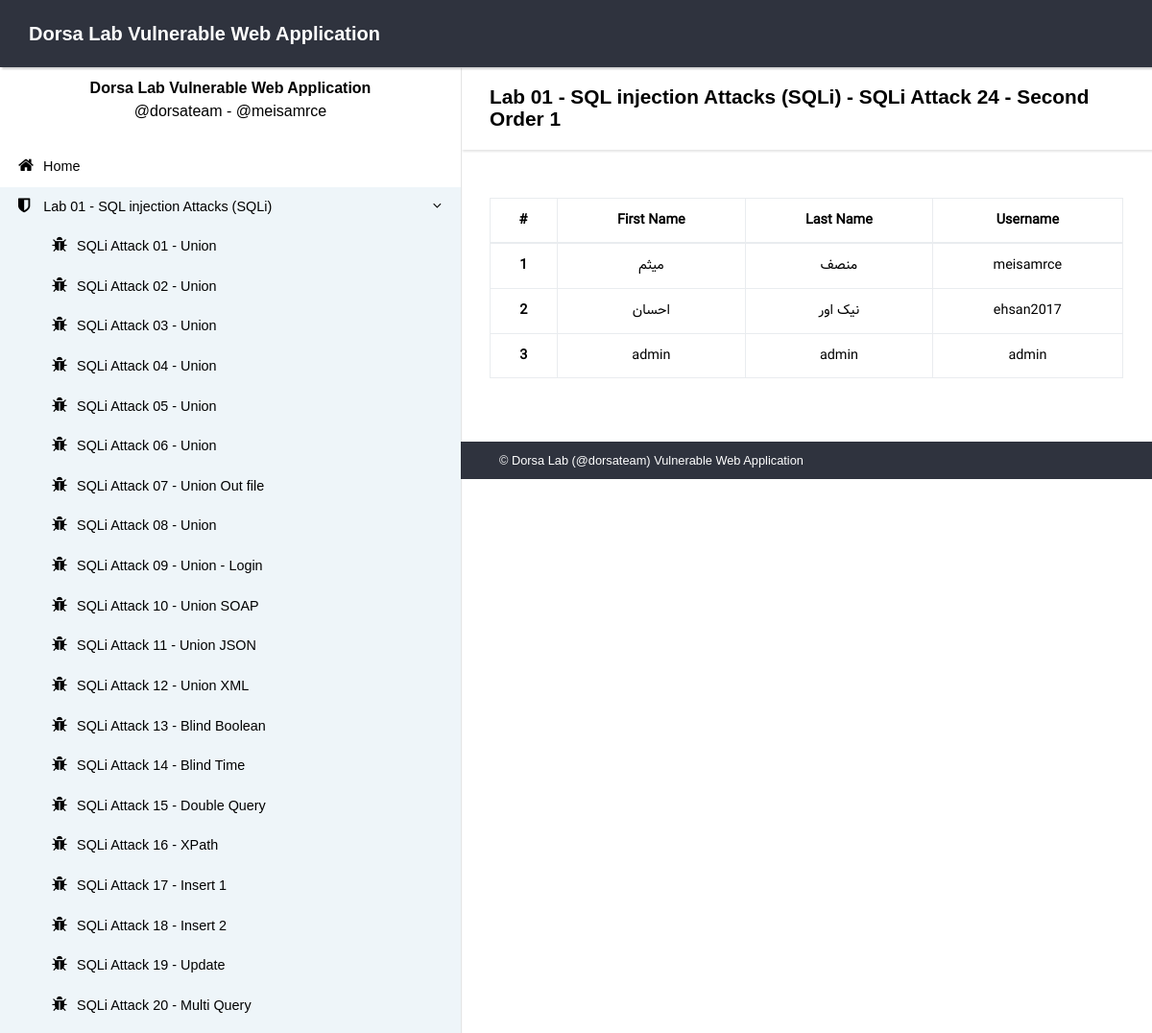
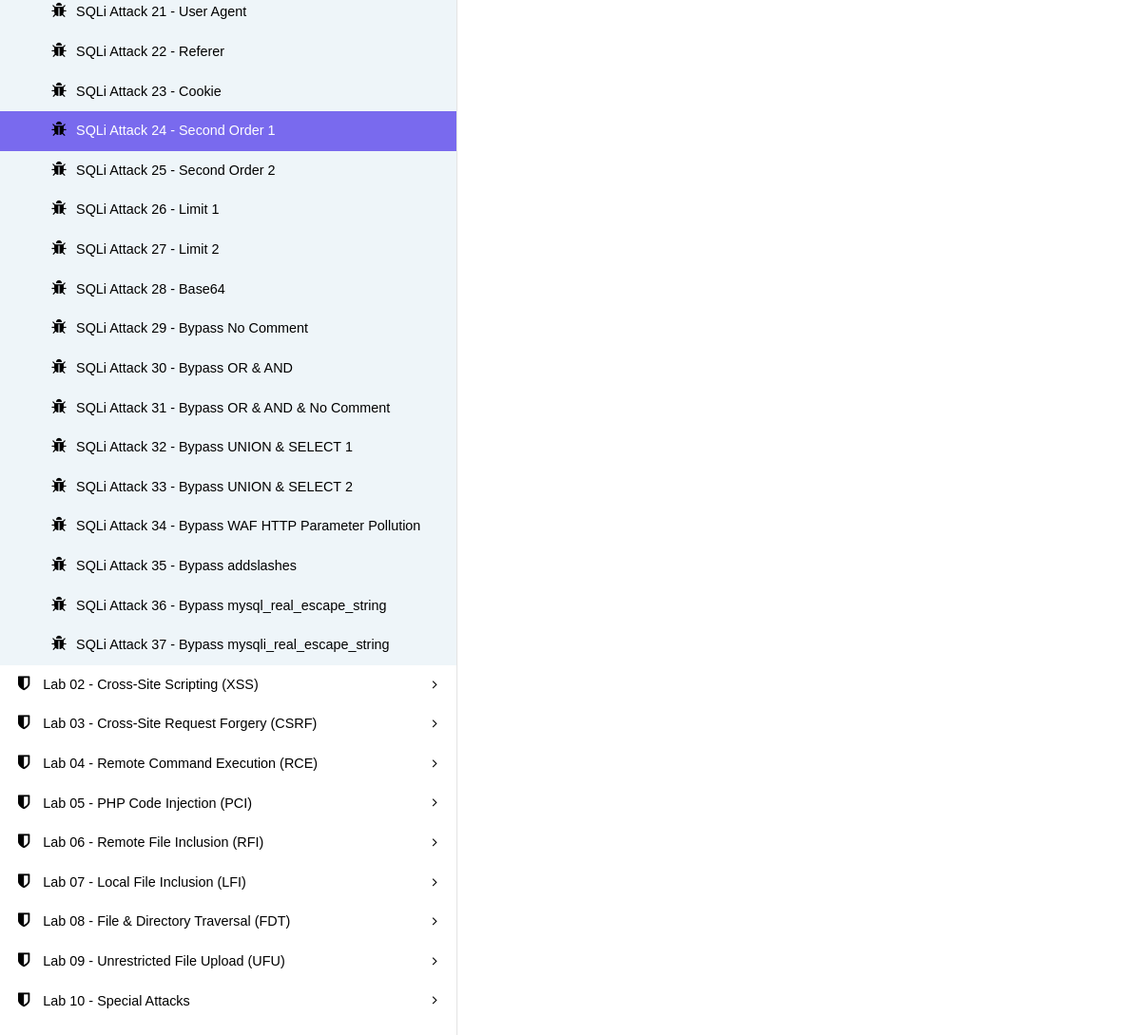
The page /sqli/24.php on the database its author committed (2 pictures, top to bottom).
### tables this page shows
CREATE TABLE `users` (
  `id` int(10) UNSIGNED NOT NULL,
  `fn` varchar(50) NOT NULL,
  `ln` varchar(50) NOT NULL,
  `nickname` varchar(50) NOT NULL,
  `username` varchar(50) NOT NULL,
  `password` varchar(50) NOT NULL,
  `email` varchar(50) NOT NULL,
  `is_admin` int(11) NOT NULL,
  `temp` text NOT NULL
);

### helper/helper.php (called while the page is built, shortened)
<?php
class Helper
{
    public $dbLink = null;
    public function __construct()
    {
        $this->dbLink = mysqli_connect(DB_HOST,DB_USERNAME,DB_PASSWORD)
            or die(mysqli_connect_error());
        mysqli_select_db($this->dbLink,DB_NAME)
            or die($this->getError());
    }
    public function getError()
    {
        return mysqli_error($this->dbLink);
    }
    public function query($q)
    {
        $result = mysqli_query($this->dbLink,$q);
        if(stristr($q,'insert'))
            return mysqli_insert_id($this->dbLink);
        else if (stristr($q,'update') || stristr($q,'delete'))
            return mysqli_affected_rows($this->dbLink);
        else
            return $result;
    }
    public function getRow($result)
    {
        return mysqli_fetch_assoc($result);
    }
    public function get($key)
    {
        if(isset($_GET[$key]))
            return trim($_GET[$key]);
        else
            return '';
    }
}

### config.php (called while the page is built, shortened)
<?php
require_once  'helper/nusoap.php';
require_once  'helper/helper.php';
$main = new Helper();
?>

### sqli/24.php (the view, shortened to what this page needs)
<?php
	require_once '../config.php';
	$sort = $main->get('sort');
	if($sort == '')
		$sort = 'id';
	$q = "SELECT * FROM users ORDER BY $sort ";
	$r = $main->query($q);
?>
<!DOCTYPE html>
<html>
<head>
    <link rel="stylesheet" href="css/bootstrap.min.css">
    <link rel="stylesheet" href="css/font-awesome.min.css">
    <link rel="stylesheet" href="css/style.default.css">
</head>
<body>
<div class="page">
    <?php require_once '../template/header.php'; ?>
    <div class="page-content d-flex align-items-stretch">
        <?php require_once '../template/sider.php'; ?>
        <div class="content-inner">
            <header class="page-header">
                <div class="container-fluid">
                    <h2 class="no-margin-bottom">
						Lab 01 - SQL injection Attacks (SQLi)
						-
						SQLi Attack 24 - Second Order 1
					</h2>
                </div>
            </header>
            <section>
                <div class="container-fluid text-center fa-lang">
							<?php
								if($main->getError() != '')
								{
									print $main->getError();
								}
								else
								{
							?>
							<table class="table table-bordered">
							  <thead>
								<tr>
								  <th scope="col">#</th>
								  <th scope="col">First Name</th>
								  <th scope="col">Last Name</th>
								  <th scope="col">Username</th>
								</tr>
							  </thead>
							  <tbody>
							  <?php
								while($users = $main->getRow($r))
								{
							  ?>
									<tr>
									  <th scope="row"><?php print $users['id']; ?></th>
									  <td><?php print $users['fn']; ?></td>
									  <td><?php print $users['ln']; ?></td>
									  <td><?php print $users['username']; ?></td>
									</tr>
								<?php
								}
								?>
							  </tbody>
							</table>
							<?php
								}
							?>
                </div>
            </section>
            <?php require_once '../template/footer.php'; ?>
        </div>
    </div>
</div>
</body>
</html>

### template/header.php (shortened to what this page needs)
<header class="header">
    <nav class="navbar">
        <div class="container-fluid">
            <div class="navbar-holder d-flex align-items-center justify-content-between">
                <div class="navbar-header">
                    <a href="index.php" class="navbar-brand">
                        <div class="brand-text brand-big"><strong>Dorsa Lab Vulnerable Web Application</strong></div>
                    </a>
                </div>
            </div>
        </div>
    </nav>
</header>

### template/sider.php (shortened to what this page needs)
<?php
	$currentPage = $_SERVER['SCRIPT_NAME'];
	$currentPage2 = explode('/',$currentPage);
	array_shift($currentPage2);
	if(PROJECT_FOLDER == $currentPage2[0])
		array_shift($currentPage2);
	$FindKey = implode('/',$currentPage2);
?>
<nav class="side-navbar">
    <div class="sidebar-header text-center">
		<b>
		Dorsa Lab Vulnerable Web Application
		</b>
		<br>
		@dorsateam - @meisamrce
    </div>
    <ul class="list-unstyled">
        <li <?php if(stristr($currentPage,'index.php')) print 'class="active"'; ?>><a href="index.php"><i class="fa fa-home"></i>Home</a></li>
		<?php
			$bugCounter = 0;
			foreach($bugs as $kbug => $vbug)
			{
				$isActivePage = isset($vbug[$FindKey]) ? true : false;
		?>
			<li <?php if($isActivePage) print 'class="active"'; ?>><a href="#bug<?php print $bugCounter; ?>" aria-expanded="<?php if($isActivePage) print 'true'; ?>" data-toggle="collapse">
					<i class="fa fa-shield"></i>
					<?php print $kbug; ?>
				</a>
				<ul id="bug<?php print $bugCounter; ?>" class="collapse list-unstyled <?php if($isActivePage) print 'show'; ?>">
					<?php
						foreach($vbug as $kattack => $vattack)
						{
					?>
						<li><a <?php if(stristr($currentPage,$kattack)) print 'class="active"'; ?> href="<?php print $kattack; ?>"><i class="fa fa-bug">
							</i><?php print $vattack; ?></a></li>
					<?php
						}
					?>
				</ul>
			</li>
			<?php
					$bugCounter++;
				}
			?>
    </ul>
</nav>

### template/footer.php (shortened to what this page needs)
<footer class="main-footer">
    <div class="container-fluid">
        <div class="row">
            <div class="col-sm-12">
                <p>&copy;
				<a href="http://t.me/dorsateam/" target="_blank">
					Dorsa Lab (@dorsateam)
				</a>
				    Vulnerable Web Application
				</p>
            </div>
        </div>
    </div>
</footer>

### css/style.default.css (style rules this page uses)
.fa-lang { font-family: Vazir; }
body { overflow-x: hidden; }
a, i, span { display: inline-block; text-decoration: none; -webkit-transition: all 0.3s; transition: all 0.3s; }
ul { margin: 0; padding: 0; }
section { padding: 50px 0; }
.container-fluid { padding: 0 30px; }
header strong { color:#ffffff !important; }
footer a,footer p { color:#ffffff !important; }
header.page-header { padding: 20px 0; }
table { font-size: 0.9em; color: #666; }
.content-inner { width: calc(100% - 400px); }
.page-header { background: #fff; padding: 20px; -webkit-box-shadow: 2px 2px 2px rgba(0, 0, 0, 0.1); box-shadow: 2px 2px 2px rgba(0, 0, 0, 0.1); position: relative; z-index: 8; }
.page { background: #ffffff; color:#000000; }
.page * { color:#000000; }
.no-margin-bottom { margin-bottom: 0 !important; }
.page { overflow-x: hidden; }
nav.side-navbar { background: #fff; min-width: 480px; max-width: 480px; color: #686a76; -webkit-box-shadow: 1px 1px 1px rgba(0, 0, 0, 0.1); box-shadow: 1px 1px 1px rgba(0, 0, 0, 0.1); z-index: 9; }
nav.side-navbar a { color: inherit; position: relative; font-size: 0.9em; }
nav.side-navbar a[data-toggle="collapse"]::before { content: '\f105'; display: inline-block; -webkit-transform: translateY(-50%); transform: translateY(-50%); font-family: 'FontAwesome'; position: absolute; top: 50%; right: 20px; }
nav.side-navbar a[aria-expanded="true"] { background: #EEF5F9; }
nav.side-navbar a[aria-expanded="true"]::before { content: '\f107'; }
nav.side-navbar a i { font-size: 1.2em; margin-right: 10px; -webkit-transition: none; transition: none; }
nav.side-navbar .sidebar-header { padding: 10px 0; }
nav.side-navbar ul { padding: 15px 0; }
nav.side-navbar ul a { padding: 10px 15px; text-decoration: none; display: block; font-weight: 300; border-left: 4px solid transparent; }
nav.side-navbar ul li.active a { background: #EEF5F9; }
nav.side-navbar ul li.active a.active { background: #796AEE; color:#fff; }
nav.side-navbar ul ul { padding: 0; }
nav.side-navbar ul ul a { padding-left: 50px; background: #EEF5F9; }
nav.navbar { background: #2f333e; padding-top: 15px; padding-bottom: 15px; color: #fff; position: relative; border-radius: 0; -webkit-box-shadow: 2px 2px 2px rgba(0, 0, 0, 0.2); box-shadow: 2px 2px 2px rgba(0, 0, 0, 0.2); z-index: 10; padding-left: 0; padding-right: 0; }
nav.navbar .navbar-holder { width: 100%; }
nav.navbar .brand-big { display: block; }
nav.navbar a { color: inherit; }
nav.navbar .container-fluid { width: 100%; }
footer.main-footer { background: #2f333e; color: #fff; padding: 10px; }
footer.main-footer a { color: inherit; }
footer.main-footer p { margin: 0; font-size: 0.8em; }
.navbar { padding: 0.5rem 1rem; }
.navbar-brand { display: inline-block; padding-top: 0.3125rem; padding-bottom: 0.3125rem; margin-right: 1rem; font-size: 1.25rem; }
body { font-family: "Poppins", sans-serif; font-size: 1rem; font-weight: normal; line-height: 1.5; color: #212529; background-color: #fff; }
a { color: #796AEE; text-decoration: none; }
h1, h2, h3, h4, h5, h6, .h1, .h2, .h3, .h4, .h5, .h6 { margin-bottom: 0.5rem; font-family: inherit; font-weight: 700; line-height: 1.1; color: inherit; }
h2, .h2 { font-size: 1.3rem; }

### rows shown on the page
users: id "1", fn "میثم", ln "منصف", username "meisamrce"
users: id "2", fn "احسان", ln "نیک اور", username "ehsan2017"
users: id "3", fn "admin", ln "admin", username "admin"

### other values the page prints
$kbug "Lab 01 - SQL injection Attacks (SQLi)"
$vattack "SQLi Attack 01 - Union"
$vattack "SQLi Attack 02 - Union"
$vattack "SQLi Attack 03 - Union"
$vattack "SQLi Attack 04 - Union"
$vattack "SQLi Attack 05 - Union"
$vattack "SQLi Attack 06 - Union"
$vattack "SQLi Attack 07 - Union Out file"
$vattack "SQLi Attack 08 - Union"
$vattack "SQLi Attack 09 - Union - Login"
$vattack "SQLi Attack 10 - Union SOAP"
$vattack "SQLi Attack 11 - Union JSON"
$vattack "SQLi Attack 12 - Union XML"
$vattack "SQLi Attack 13 - Blind Boolean"
$vattack "SQLi Attack 14 - Blind Time"
